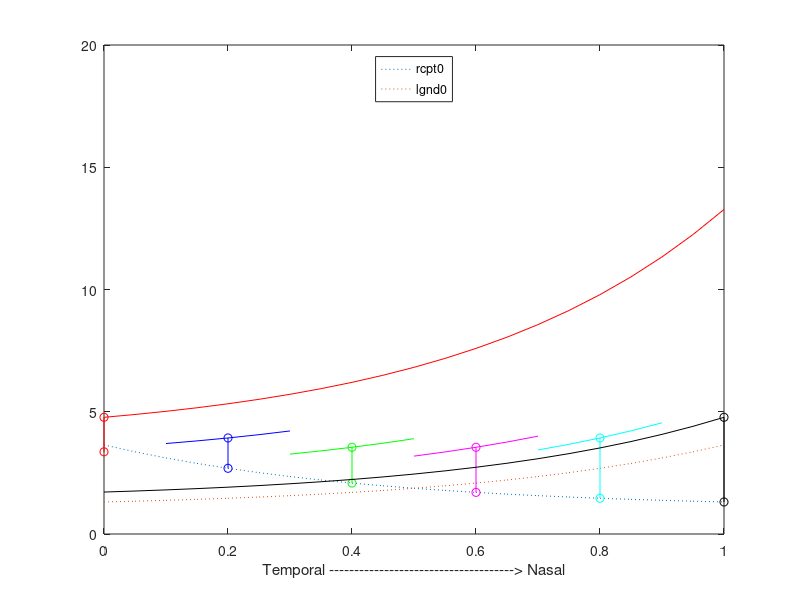
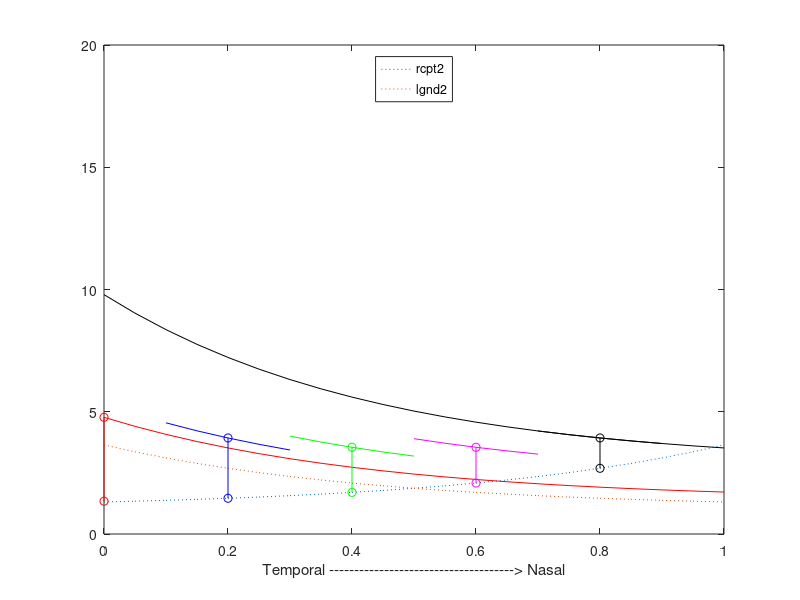

The MATLAB source for these figures, in order:
% Equations used in my modelling. See tissue.h and
% guidingtissue::exponential_expression and similar

x = [0:0.05:1];

_exp = 0.26 .* exp (2.3.*x) + 1.05;
_exp2 = 0.26 .* exp (1.1.*x) + 1.05;
_log = 2.32 + 1.29 .* log (2.3 .* (x+0.2));
_quad = 1.31 + 2.333 .* x .* x;
_lin = 1.31 + 2.333 .* x;

ki = 1.1
kd = 0.6

_exp_ki = _exp + ki;
_exp_ki_kd = _exp_ki - kd;
_exp_kd = _exp - kd;

_exp2_ki = _exp2 + ki;
_exp2_ki_kd = _exp2_ki - kd;
_exp2_kd = _exp2 - kd;

%% The J effect
_r0 = flip(_exp);
_l0 = _exp;
figure(1); clf;
plot (x, _r0, 'linestyle', ':'); % exp for receptors on retina
hold on;
plot (x, _l0, 'linestyle', ':'); % ligands
%%plot (x, _r0 .* _l0, 'color', colour.orchid2, 'linestyle', ':');
plot (x, _r0(1) .* _l0, 'r-');
plot ([x(1),x(1)], [_r0(2),_r0(1).*_l0(1)], 'ro-');
plot (x(3:7), _r0(5) .* _l0(3:7), 'b');
plot ([x(5),x(5)], [_r0(5),_r0(5).*_l0(5)], 'bo-');
plot (x(7:11), _r0(9) .* _l0(7:11), 'g');
plot ([x(9),x(9)], [_r0(9),_r0(9).*_l0(9)], 'go-');
plot (x(11:15), _r0(13) .* _l0(11:15), 'm');
plot ([x(13),x(13)], [_r0(13),_r0(13).*_l0(13)], 'mo-');
plot (x(15:19), _r0(17) .* _l0(15:19), 'c');
%%plot (x, _r0(17) .* _l0, 'c');
plot ([x(17),x(17)], [_r0(17),_r0(17).*_l0(17)], 'co-');
%plot ([x(17),x(17)], [_r0(17),_r0(17).*_l0(17)], 'co-');

plot (x, _r0(21) .* _l0, 'k');
plot ([x(21),x(21)], [_r0(21),_r0(21).*_l0(21)], 'ko-');
lg = legend (['rcpt0';'lgnd0'],'Location','North');

_r2 = _exp; % opposing ligands
_l1 = flip(_exp); % opposing receptors
figure(2); clf;
plot (x, _r2, 'linestyle', ':');
hold on;
plot (x, _l1, 'linestyle', ':'); % ligands
%%plot (x, _r2 .* _l1, 'color', colour.orchid2, 'linestyle', ':');
%%plot (x(1:3), _r2(1) .* _l1(1:3), 'r-');
plot (x, _r2(1) .* _l1, 'r');
plot ([x(1),x(1)], [_r2(2),_r2(1).*_l1(1)], 'ro-');
plot (x(3:7), _r2(5) .* _l1(3:7), 'b');
plot ([x(5),x(5)], [_r2(5),_r2(5).*_l1(5)], 'bo-');
plot (x(7:11), _r2(9) .* _l1(7:11), 'g');
plot ([x(9),x(9)], [_r2(9),_r2(9).*_l1(9)], 'go-');
plot (x(11:15), _r2(13) .* _l1(11:15), 'm');
plot ([x(13),x(13)], [_r2(13),_r2(13).*_l1(13)], 'mo-');
plot (x(15:19), _r2(17) .* _l1(15:19), 'k');
plot (x, _r2(17) .* _l1, 'k');
plot ([x(17),x(17)], [_r2(17),_r2(17).*_l1(17)], 'ko-');

lg = legend (['rcpt2';'lgnd2'],'Location','North');

%% Now plot combined repulsion due to both receptor/ligand pairs
plot_combined = 0
if plot_combined
  figure(1)
  plot (x, _r2(1) .* _l1 + _r0(1) .* _l0, 'r--');
  plot (x, _r2(5) .* _l1 + _r0(5) .* _l0, 'b--');
  plot (x, _r2(9) .* _l1 + _r0(9) .* _l0, 'g--');
  plot (x, _r2(13) .* _l1 + _r0(13) .* _l0, 'm--');
  plot (x, _r2(17) .* _l1 + _r0(17) .* _l0, 'k--');

  figure(2)
  plot (x(1:3), _r2(1) .* _l1(1:3) + _r0(1) .* _l0(1:3), 'r--');
  plot (x(3:7), _r2(5) .* _l1(3:7) + _r0(5) .* _l0(3:7), 'b--');
  plot (x(7:11), _r2(9) .* _l1(7:11) + _r0(9) .* _l0(7:11), 'g--');
  plot (x(11:15), _r2(13) .* _l1(11:15) + _r0(13) .* _l0(11:15), 'm--');
  plot (x(15:19), _r2(17) .* _l1(15:19) + _r0(17) .* _l0(15:19), 'k--');
end

strlbl = ['Temporal -------------------------------------> Nasal'];
figure(1)
ylim([0,20])
xlabel(strlbl)
figure(2)
ylim([0,20])
xlabel(strlbl)
